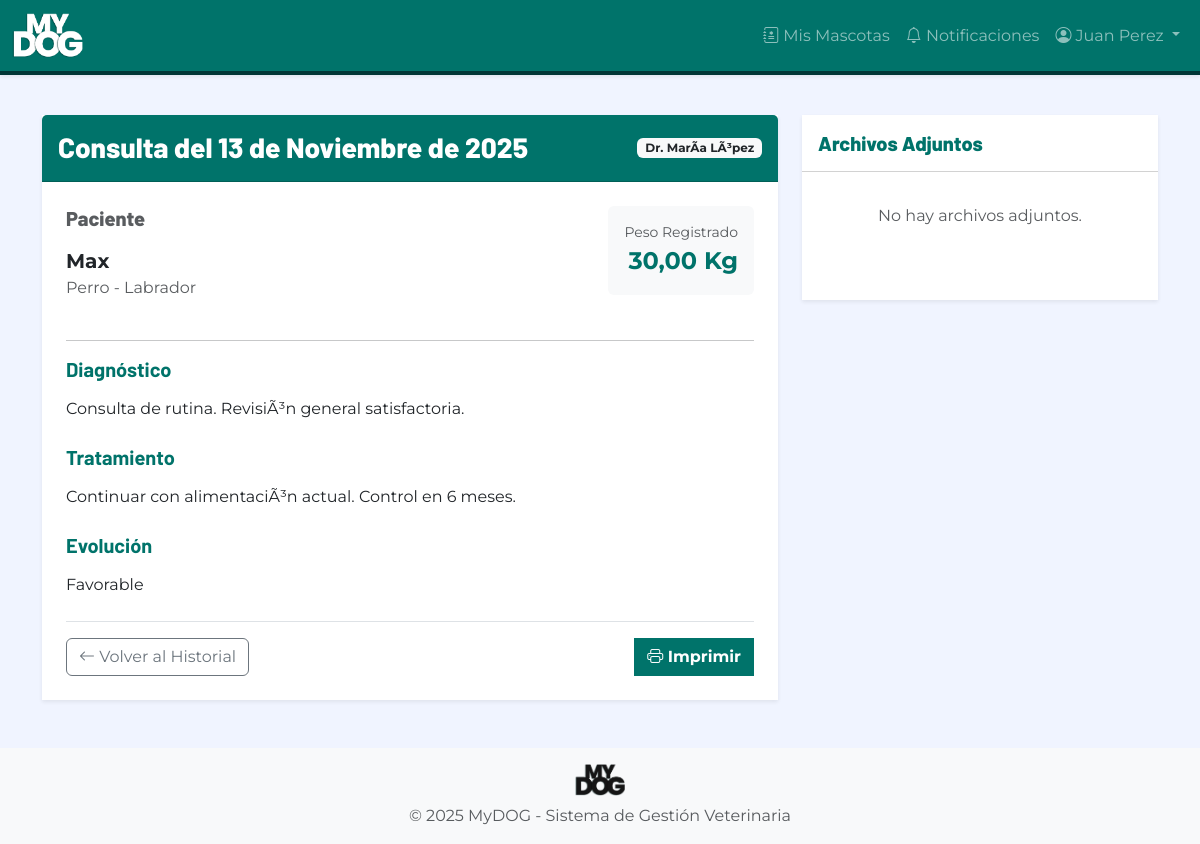
/historiales/3/ (signed in), run on an earlier commit of the app's database.
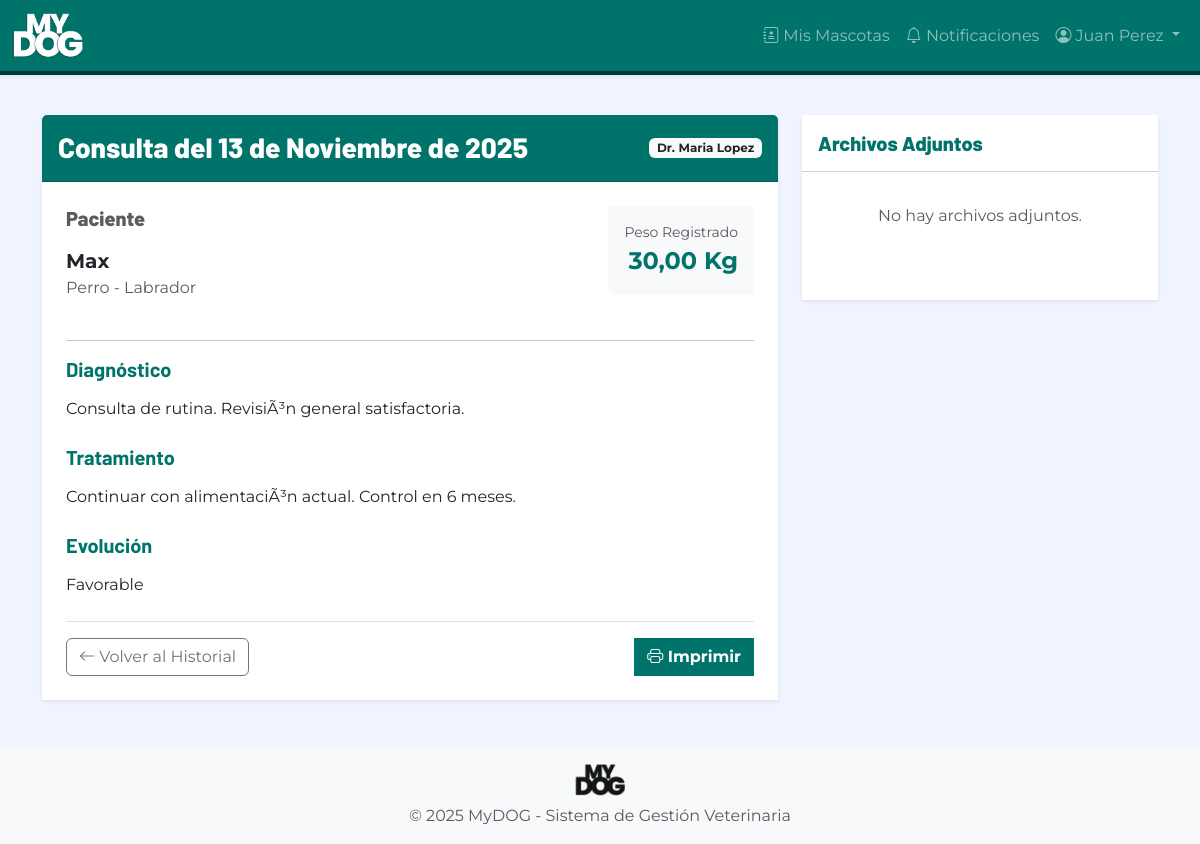
And on a later commit of the database.
### historiales/models.py (models this page shows, shortened)
class HistorialClinico(models.Model):
    mascota = models.ForeignKey(
        'mascotas.Mascota',
        on_delete=models.PROTECT,
        related_name='historiales',
        verbose_name='Mascota'
    )
    cita = models.ForeignKey(
        'citas.Cita',
        on_delete=models.SET_NULL,
        null=True,
        blank=True,
        related_name='historiales',
        verbose_name='Cita asociada'
    )
    veterinario = models.ForeignKey(
        'autenticacion.Usuario',
        on_delete=models.PROTECT,
        limit_choices_to={'rol': 'VETERINARIO'},
        related_name='historiales_registrados',
        verbose_name='Veterinario responsable'
    )
    fecha_consulta = models.DateField(
        verbose_name='Fecha de consulta'
    )
    diagnostico = models.TextField(
        verbose_name='Diagnóstico',
        help_text='Diagnóstico realizado por el veterinario'
    )
    tratamiento = models.TextField(
        verbose_name='Tratamiento',
        help_text='Tratamiento prescrito'
    )
    vacunas = models.TextField(
        blank=True,
        verbose_name='Vacunas aplicadas',
        help_text='Vacunas administradas durante la consulta'
    )
    procedimientos = models.TextField(
        blank=True,
        verbose_name='Procedimientos realizados',
        help_text='Procedimientos médicos realizados'
    )
    evolucion = models.TextField(
        verbose_name='Evolución',
        help_text='Estado y evolución del paciente'
    )
    peso_actual = models.DecimalField(
        max_digits=5,
        decimal_places=2,
        null=True,
        blank=True,
        validators=[MinValueValidator(0.01)],
        verbose_name='Peso actual (kg)',
        help_text='Peso registrado durante la consulta'
    )
    fecha_registro = models.DateTimeField(
        auto_now_add=True,
        verbose_name='Fecha de registro'
    )
    fecha_modificacion = models.DateTimeField(
        auto_now=True,
        verbose_name='Fecha de modificación'
    )
    class Meta:
        verbose_name = 'Historial clínico'
        verbose_name_plural = 'Historiales clínicos'
        ordering = ['-fecha_consulta']

### autenticacion/models.py (models this page shows, shortened)
class Usuario(AbstractUser):
    ROL_CHOICES = [
        ('ADMIN', 'Administrador'),
        ('VETERINARIO', 'Veterinario'),
        ('ADMINISTRATIVO', 'Personal Administrativo'),
        ('PROPIETARIO', 'Propietario'),
    ]
    rol = models.CharField(
        max_length=20,
        choices=ROL_CHOICES,
        verbose_name='Rol',
        help_text='Rol del usuario en el sistema'
    )
    activo = models.BooleanField(
        default=True,
        verbose_name='Activo',
        help_text='Indica si el usuario puede acceder al sistema'
    )
    intentos_fallidos = models.IntegerField(
        default=0,
        verbose_name='Intentos fallidos',
        help_text='Número de intentos fallidos de login consecutivos'
    )
    bloqueado_hasta = models.DateTimeField(
        null=True,
        blank=True,
        verbose_name='Bloqueado hasta',
        help_text='Fecha y hora hasta la cual el usuario está bloqueado'
    )
    foto_perfil = models.ImageField(
        upload_to='perfiles/',
        null=True,
        blank=True,
        verbose_name='Foto de perfil'
    )
    telefono = models.CharField(
        max_length=15,
        blank=True,
        verbose_name='Teléfono'
    )
    fecha_creacion = models.DateTimeField(
        auto_now_add=True,
        verbose_name='Fecha de creación'
    )
    fecha_modificacion = models.DateTimeField(
        auto_now=True,
        verbose_name='Fecha de modificación'
    )
    class Meta:
        verbose_name = 'Usuario'
        verbose_name_plural = 'Usuarios'
        ordering = ['-fecha_creacion']
    def es_admin(self):
        return self.rol == 'ADMIN'

### mascotas/models.py (models this page shows, shortened)
class Mascota(models.Model):
    ESPECIE_CHOICES = [
        ('PERRO', 'Perro'),
        ('GATO', 'Gato'),
        ('AVE', 'Ave'),
        ('ROEDOR', 'Roedor'),
        ('REPTIL', 'Reptil'),
        ('OTRO', 'Otro'),
    ]
    SEXO_CHOICES = [
        ('M', 'Macho'),
        ('H', 'Hembra'),
    ]
    propietario = models.ForeignKey(
        'propietarios.Propietario',
        on_delete=models.PROTECT,
        related_name='mascotas',
        verbose_name='Propietario',
        help_text='Propietario actual de la mascota'
    )
    nombre = models.CharField(
        max_length=50,
        verbose_name='Nombre',
        help_text='Nombre de la mascota (2-50 caracteres)'
    )
    especie = models.CharField(
        max_length=10,
        choices=ESPECIE_CHOICES,
        verbose_name='Especie',
        help_text='Especie de la mascota'
    )
    raza = models.CharField(
        max_length=50,
        verbose_name='Raza',
        help_text='Raza de la mascota'
    )
    edad = models.PositiveIntegerField(
        validators=[MinValueValidator(0)],
        verbose_name='Edad',
        help_text='Edad de la mascota en años'
    )
    peso = models.DecimalField(
        max_digits=5,
        decimal_places=2,
        null=True,
        blank=True,
        validators=[MinValueValidator(0.01)],
        verbose_name='Peso',
        help_text='Peso de la mascota en kilogramos (opcional)'
    )
    sexo = models.CharField(
        max_length=1,
        choices=SEXO_CHOICES,
        blank=True,
        verbose_name='Sexo',
        help_text='Sexo de la mascota (opcional)'
    )
    observaciones = models.TextField(
        max_length=300,
        blank=True,
        verbose_name='Observaciones',
        help_text='Observaciones adicionales (máx 300 caracteres)'
    )
    foto = models.ImageField(
        upload_to='mascotas/',
        null=True,
        blank=True,
        verbose_name='Foto',
        help_text='Foto de la mascota'
    )
    activo = models.BooleanField(
        default=True,
        verbose_name='Activo',
        help_text='Indica si la mascota está activa (no transferida ni fallecida)'
    )
    fecha_registro = models.DateTimeField(
        auto_now_add=True,
        verbose_name='Fecha de registro'
    )
    fecha_modificacion = models.DateTimeField(
        auto_now=True,
        verbose_name='Fecha de modificación'
    )
    class Meta:
        verbose_name = 'Mascota'
        verbose_name_plural = 'Mascotas'
        ordering = ['-fecha_registro']
        indexes = [
            models.Index(fields=['propietario', 'nombre']),
            models.Index(fields=['especie']),
        ]

### historiales/views.py (the view)
# urls.py: path('<int:pk>/', views.detalle_historial, name='detalle'),
@login_required
def detalle_historial(request, pk):
    historial = get_object_or_404(HistorialClinico, pk=pk)
    archivos = historial.archivos.all()
    if request.method == 'POST' and 'subir_archivo' in request.POST:
        archivo_form = ArchivoHistorialForm(request.POST, request.FILES)
        if archivo_form.is_valid():
            archivo = archivo_form.save(commit=False)
            archivo.historial = historial
            archivo.usuario = request.user
            archivo.save()
            messages.success(request, 'Archivo adjuntado exitosamente.')
            return redirect('historiales:detalle', pk=pk)
    else:
        archivo_form = ArchivoHistorialForm()
    return render(request, 'historiales/detalle.html', {
        'historial': historial,
        'archivos': archivos,
        'archivo_form': archivo_form
    })

### notificaciones/context_processors.py (called while the page is built)
def notificaciones_unread(request):
    if getattr(request, 'user', None) and request.user.is_authenticated:
        count = Notificacion.objects.filter(usuario=request.user, leida=False).count()
        return {'notificaciones_unread': count}
    return {'notificaciones_unread': 0}

### templates/historiales/detalle.html (shortened to what this page needs)
{% extends 'base.html' %}
{% load crispy_forms_tags %}
{% block content %}
<div class="row">
    <div class="col-md-8">
        <div class="card shadow-sm border-0 mb-4">
            <div class="card-header bg-primary-mydog text-white py-3 d-flex justify-content-between align-items-center">
                <h3 class="font-titulo mb-0">Consulta del {{ historial.fecha_consulta }}</h3>
                <span class="badge bg-light text-dark">Dr. {{ historial.veterinario.get_full_name }}</span>
            </div>
            <div class="card-body p-4">
                <div class="row mb-4">
                    <div class="col-md-6">
                        <h5 class="text-muted mb-3">Paciente</h5>
                        <p class="fs-5 fw-bold mb-0">
                            <a href="{% url 'mascotas:detalle' historial.mascota.pk %}" class="text-decoration-none text-dark">
                                {{ historial.mascota.nombre }}
                            </a>
                        </p>
                        <p class="text-muted">{{ historial.mascota.get_especie_display }} - {{ historial.mascota.raza }}</p>
                    </div>
                    <div class="col-md-6 text-end">
                        {% if historial.peso_actual %}
                        <div class="p-3 bg-light rounded d-inline-block">
                            <small class="d-block text-muted">Peso Registrado</small>
                            <span class="fs-4 fw-bold text-primary-mydog">{{ historial.peso_actual }} Kg</span>
                        </div>
                        {% endif %}
                    </div>
                </div>
                <hr>
                <div class="mb-4">
                    <h5 class="fw-bold text-primary-mydog">Diagnóstico</h5>
                    <p>{{ historial.diagnostico|linebreaks }}</p>
                </div>
                <div class="mb-4">
                    <h5 class="fw-bold text-primary-mydog">Tratamiento</h5>
                    <p>{{ historial.tratamiento|linebreaks }}</p>
                </div>
                <div class="mb-4">
                    <h5 class="fw-bold text-primary-mydog">Evolución</h5>
                    <p>{{ historial.evolucion|linebreaks }}</p>
                </div>
                <div class="d-flex justify-content-between mt-4 pt-3 border-top">
                    <a href="{% url 'historiales:lista_mascota' historial.mascota.pk %}" class="btn btn-outline-secondary">
                        <i class="bi bi-arrow-left"></i> Volver al Historial
                    </a>
                    <button class="btn btn-primary-mydog" onclick="window.print()">
                        <i class="bi bi-printer"></i> Imprimir
                    </button>
                </div>
            </div>
        </div>
    </div>
    <div class="col-md-4">
        <div class="card shadow-sm border-0 mb-4">
            <div class="card-header bg-white py-3">
                <h5 class="font-titulo text-primary-mydog mb-0">Archivos Adjuntos</h5>
            </div>
            <div class="card-body">
                <div class="list-group list-group-flush mb-4">
                    {% for archivo in archivos %}
                    <a href="{{ archivo.archivo.url }}" target="_blank" class="list-group-item list-group-item-action d-flex align-items-center">
                        <i class="bi bi-file-earmark-text fs-4 me-3 text-muted"></i>
                        <div>
                            <h6 class="mb-0">{{ archivo.tipo }}</h6>
                            <small class="text-muted">{{ archivo.descripcion|default:archivo.fecha_carga }}</small>
                        </div>
                    </a>
                    {% empty %}
                    <p class="text-muted text-center py-3">No hay archivos adjuntos.</p>
                    {% endfor %}
                </div>
            </div>
        </div>
    </div>
</div>
{% endblock %}

What changed in the data, as far as the page shows it:
changed through a linked row, HistorialClinico "Consulta de rutina. RevisiÃ³n general satisfactoria.": veterinario.get_full_name "MarÃ­a LÃ³pez" → "Maria Lopez"
